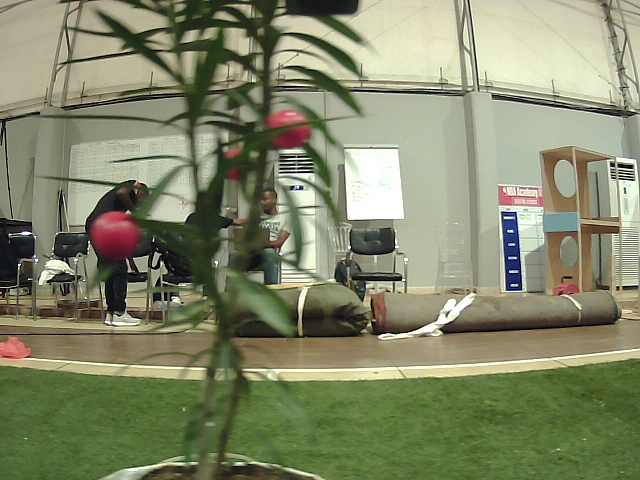
#> input picture notebooks/imagens/right_image_149.png, 640 x 480 px, found by its file name
$ python ajusteacores.py
#> lines starting #> are read from the running program, lines starting #| are printed output that depends on the picture; after the words box and inside, x2 and y2 are one past the last pixel; in counts of white or black regions, pixels touching at a corner belong together
#> in detect_tomatoes, image is the input picture: shape (480, 640, 3); mean B, G, R 105.6, 135.6, 130.9
############################################################
################  Ajuda a ajustar as cores #################
############################################################

import cv2
import numpy as np

def adjust_hsv_limits(image):
    def nothing(x):
        pass

    # Converter a imagem para o espaço de cores HSV
    hsv_image = cv2.cvtColor(image, cv2.COLOR_BGR2HSV)
#> hsv_image: shape (480, 640, 3); mean H, S, V 38.2, 73.3, 139.4

    # Criar uma janela
    cv2.namedWindow('Trackbars')

    # Criar sliders para ajustar os valores de HSV
    cv2.createTrackbar('Hue Min', 'Trackbars', 0, 179, nothing)
    cv2.createTrackbar('Hue Max', 'Trackbars', 10, 179, nothing)
    cv2.createTrackbar('Sat Min', 'Trackbars', 120, 255, nothing)
    cv2.createTrackbar('Sat Max', 'Trackbars', 255, 255, nothing)
    cv2.createTrackbar('Val Min', 'Trackbars', 70, 255, nothing)
    cv2.createTrackbar('Val Max', 'Trackbars', 255, 255, nothing)

    while True:
        # Capturar os valores atuais dos sliders
        h_min = cv2.getTrackbarPos('Hue Min', 'Trackbars')
        h_max = cv2.getTrackbarPos('Hue Max', 'Trackbars')
        s_min = cv2.getTrackbarPos('Sat Min', 'Trackbars')
        s_max = cv2.getTrackbarPos('Sat Max', 'Trackbars')
        v_min = cv2.getTrackbarPos('Val Min', 'Trackbars')
        v_max = cv2.getTrackbarPos('Val Max', 'Trackbars')

        # Definir os limites de cor com base nos sliders
        lower_bound = np.array([h_min, s_min, v_min])
        upper_bound = np.array([h_max, s_max, v_max])

        # Aplicar a máscara
        mask = cv2.inRange(hsv_image, lower_bound, upper_bound)
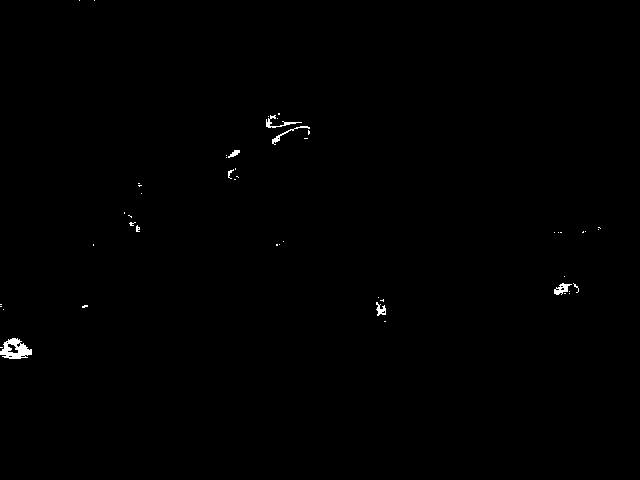
#> mask: shape (480, 640); 0.33% white; 50 white regions (42 under 20 px), largest, box (x1, y1, x2, y2) and area: (0, 338, 32, 359) 390, (266, 115, 302, 128) 115, (554, 283, 572, 295) 108

        # Mostrar a máscara resultante
        cv2.imshow('Mask', mask)

        if cv2.waitKey(1) & 0xFF == 27:  # Pressione 'ESC' para sair
#> (key Esc is pressed here)
            break

    cv2.destroyAllWindows()

    return lower_bound, upper_bound

def detect_tomatoes(image_path):
    # Carregar a imagem
    image = cv2.imread(image_path)
    if image is None:
        print("Erro ao carregar a imagem.")
        return

    # Ajustar interativamente os limites HSV
    lower_bound, upper_bound = adjust_hsv_limits(image)
#> lower_bound = [0, 120, 70]; upper_bound = [10, 255, 255]

    # Converter a imagem para o espaço de cores HSV
    hsv_image = cv2.cvtColor(image, cv2.COLOR_BGR2HSV)

    # Aplicar a máscara para filtrar as regiões vermelhas
    mask = cv2.inRange(hsv_image, lower_bound, upper_bound)

    # Aplicar filtro de desfoque para reduzir o ruído
    blurred = cv2.GaussianBlur(mask, (9, 9), 10)

    # Detectar círculos usando a Transformada de Hough
    circles = cv2.HoughCircles(blurred, cv2.HOUGH_GRADIENT, dp=1, minDist=20,
                               param1=100, param2=30, minRadius=10, maxRadius=50)
#> circles = None

    # Aplicar a segmentação K-means
    kmeans = kmeans_segmentation(hsv_image)

    # Se círculos forem detectados
    if circles is not None:
        circles = np.uint16(np.around(circles))
        for i in circles[0, :]:
            # Desenhar o círculo na imagem original
            cv2.circle(image, (i[0], i[1]), i[2], (0, 255, 0), 2)
            # Desenhar o centro do círculo
            cv2.circle(image, (i[0], i[1]), 2, (0, 0, 255), 3)

    # Contar o número de tomates detectados
    tomato_count = len(circles[0]) if circles is not None else 0
    print(f"Número de tomates detectados: {tomato_count}")

    # Mostrar a imagem original com os círculos detectados
    cv2.imshow('Imagem com Tomates Detectados', image)
    cv2.imshow('HSV Blur', blurred)
    cv2.imshow('Imagem K-means', kmeans)
    cv2.waitKey(0)
    cv2.destroyAllWindows()

def kmeans_segmentation(image, attempts=10, k=4, criteria=(cv2.TERM_CRITERIA_EPS + cv2.TERM_CRITERIA_MAX_ITER, 10, 1.0)):
#> called with attempts = 10, k = 4, criteria = (3, 10, 1)
    td_img = np.float32(image.reshape((-1, 3)))
    _, label, center = cv2.kmeans(td_img, k, None, criteria, attempts, cv2.KMEANS_PP_CENTERS)
#> center = [[34.89, 36, 205.3], [44.82, 129.5, 103.3], [30.75, 55.18, 141.9], [46.45, 71.39, 55.34]]

    center = np.uint8(center)
#> center = [[34, 36, 205], [44, 129, 103], [30, 55, 141], [46, 71, 55]]
    res = center[label.flatten()]

    return res.reshape((image.shape))
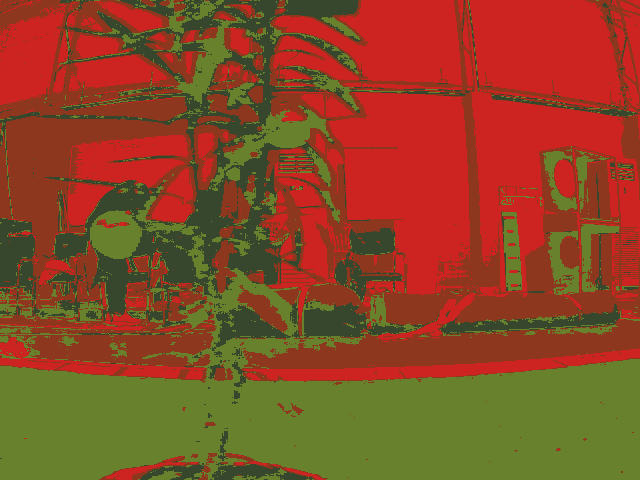
#> returned value: shape (480, 640, 3); mean of channels 0, 1, 2 37.4, 73, 138.9; drawn as B, G, R

# Exemplo de uso
if __name__ == "__main__":
    detect_tomatoes('captur_image/images/right_image_149.png')
#> in detect_tomatoes, `tomato_count = len(circles[0]) if circles is not None else 0`: tomato_count = 0
#| Número de tomates detectados: 0

$ run again, with notebooks/imagens/right_image_115.png copied over notebooks/imagens/right_image_149.png
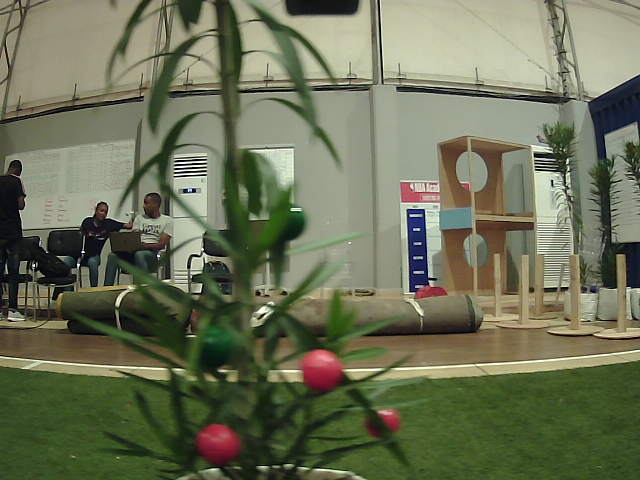
#> input picture notebooks/imagens/right_image_115.png, 640 x 480 px, found by its file name
#> in detect_tomatoes, image is the input picture: shape (480, 640, 3); mean B, G, R 86.8, 113.1, 108
#> hsv_image: shape (480, 640, 3); mean H, S, V 41.2, 80.9, 116.8
#> in adjust_hsv_limits, `mask = cv2.inRange(hsv_image, lower_bound, upper_bound)`:
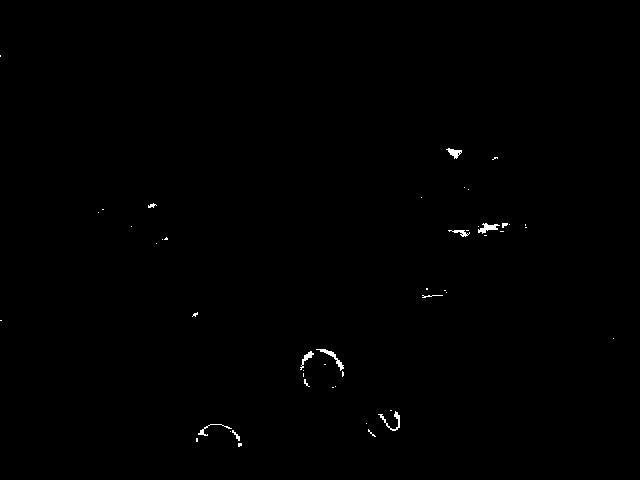
#> mask: shape (480, 640); 0.29% white; 48 white regions (37 under 20 px), largest, box (x1, y1, x2, y2) and area: (316, 349, 344, 371) 120, (478, 223, 500, 234) 114, (378, 411, 400, 431) 105
#> lower_bound = [0, 120, 70]; upper_bound = [10, 255, 255]
#> circles = None
#> in kmeans_segmentation, `_, label, center = cv2.kmeans(td_img, k, None, criteria, attempts, cv2..`: center = [[47.76, 142.1, 77.63], [36.12, 37.57, 171.4], [31.77, 68.69, 119.9], [56.79, 72.44, 44.74]]
#> in kmeans_segmentation, `center = np.uint8(center)`: center = [[47, 142, 77], [36, 37, 171], [31, 68, 119], [56, 72, 44]]
#> in kmeans_segmentation, `return res.reshape((image.shape))`:
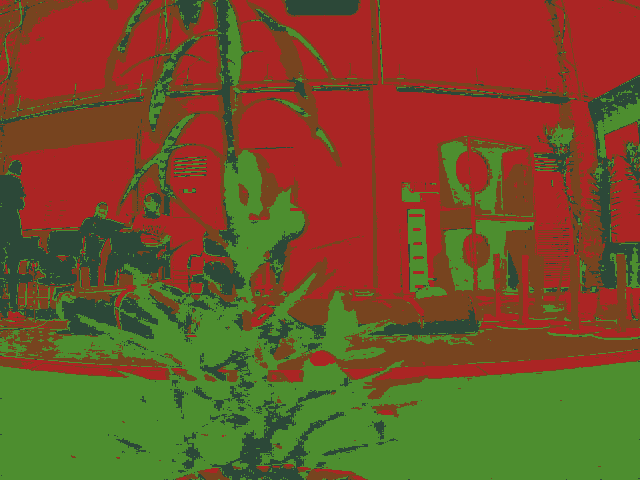
#> returned value: shape (480, 640, 3); mean of channels 0, 1, 2 40.6, 80.4, 116.2; drawn as B, G, R
#> tomato_count = 0
#| Número de tomates detectados: 0

$ run again, with notebooks/imagens/right_image_151.png copied over notebooks/imagens/right_image_149.png
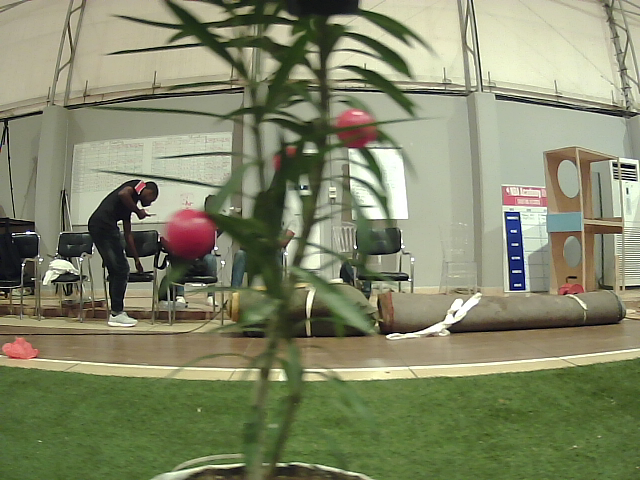
#> input picture notebooks/imagens/right_image_151.png, 640 x 480 px, found by its file name
#> in detect_tomatoes, image is the input picture: shape (480, 640, 3); mean B, G, R 104.9, 135, 130.3
#> hsv_image: shape (480, 640, 3); mean H, S, V 38.3, 73.2, 138.8
#> in adjust_hsv_limits, `mask = cv2.inRange(hsv_image, lower_bound, upper_bound)`:
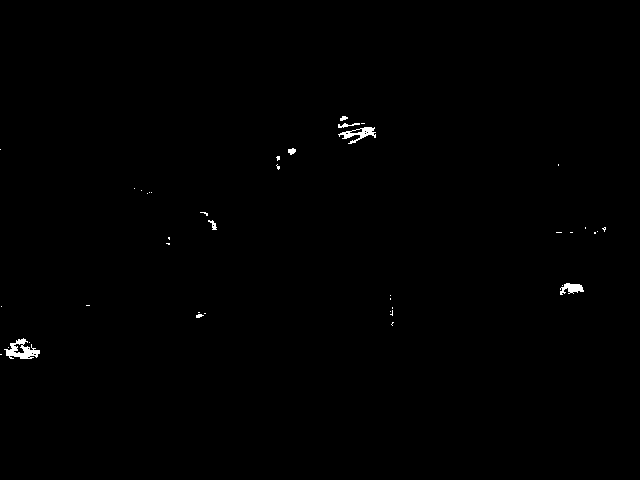
#> mask: shape (480, 640); 0.35% white; 41 white regions (33 under 20 px), largest, box (x1, y1, x2, y2) and area: (4, 338, 40, 359) 363, (338, 127, 376, 144) 250, (560, 283, 584, 295) 173
#> lower_bound = [0, 120, 70]; upper_bound = [10, 255, 255]
#> circles = None
#> in kmeans_segmentation, `_, label, center = cv2.kmeans(td_img, k, None, criteria, attempts, cv2..`: center = [[30.91, 55.13, 140.8], [52.53, 63.82, 53.39], [34.77, 37.54, 201.5], [43.73, 128, 101.3]]
#> in kmeans_segmentation, `center = np.uint8(center)`: center = [[30, 55, 140], [52, 63, 53], [34, 37, 201], [43, 128, 101]]
#> in kmeans_segmentation, `return res.reshape((image.shape))`:
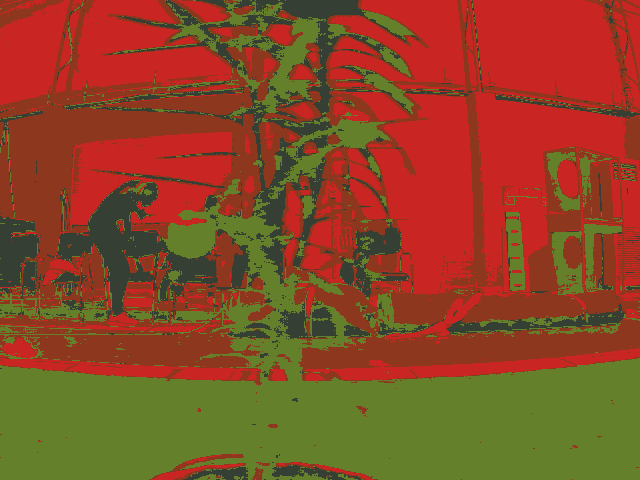
#> returned value: shape (480, 640, 3); mean of channels 0, 1, 2 37.6, 72.9, 138.3; drawn as B, G, R
#> tomato_count = 0
#| Número de tomates detectados: 0
